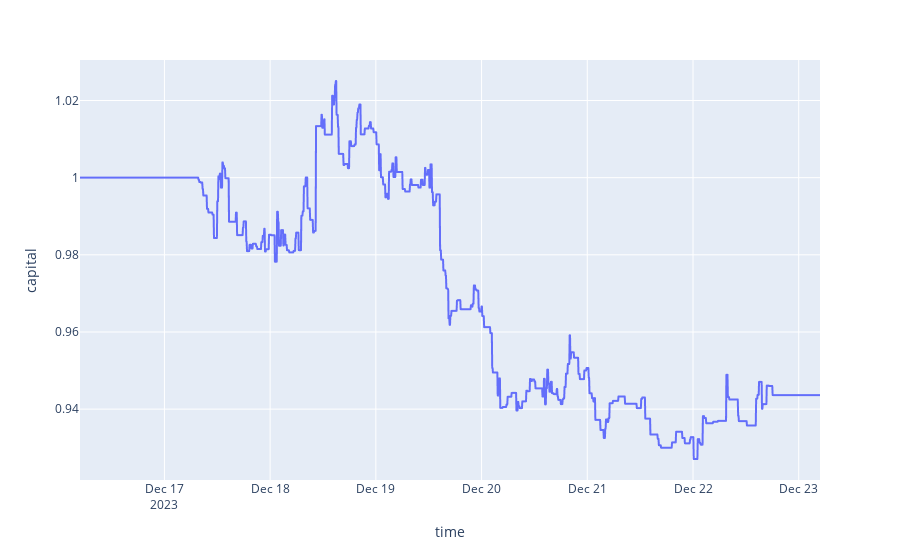

Notebook code for this chart:
### Code cell
capital = 1
df['capital'] = 0
df_len = df.shape[0]
capital_ls = []
price_in = None

for ix in range(0, df_len):
    if ix < df_len - 1:
        row = df.iloc[ix]
        next_row = df.iloc[ix + 1]
        best_ask = row['best_ask']
        
        if row['prediction'] == 1:
            if price_in == None:
                price_in = row['best_bid']
        else:
            if price_in:
                pnl = (price_in - best_ask) / price_in
                # alog.info((pnl, price_in, best_ask))
                capital = capital + (capital * pnl * (1 - 0.005))
                
            price_in = None
            
    #alog.info(capital)
    capital_ls.append(capital)

df['capital'] = np.asarray(capital_ls)
print(df)
px.line(df, y='capital', height=700)

### Figure 1 — Plotly figure (JSON) as saved in the notebook; plotly's stock layout.template omitted (floating-point values rounded to 4 significant figures; data arrays with more than 128 entries replaced by an {"elided": "..."} marker saying what was removed)
{"data": [{"hovertemplate": "time=%{x}<br>capital=%{y}<extra></extra>", "legendgroup": "", "line": {"color": "#636efa", "dash": "solid"}, "marker": {"symbol": "circle"}, "mode": "lines", "name": "", "showlegend": false, "type": "scattergl", "x": {"elided": "2017 str values"}, "xaxis": "x", "y": {"elided": "2017 float values"}, "yaxis": "y"}], "layout": {"autosize": true, "legend": {"tracegroupgap": 0}, "margin": {"t": 60}, "xaxis": {"anchor": "y", "autorange": true, "domain": [0, 1], "range": ["2023-12-16 04:50", "2023-12-23 04:50"], "title": {"text": "time"}, "type": "date"}, "yaxis": {"anchor": "x", "autorange": true, "domain": [0, 1], "range": [0.9216, 1.03], "title": {"text": "capital"}, "type": "linear"}}}
